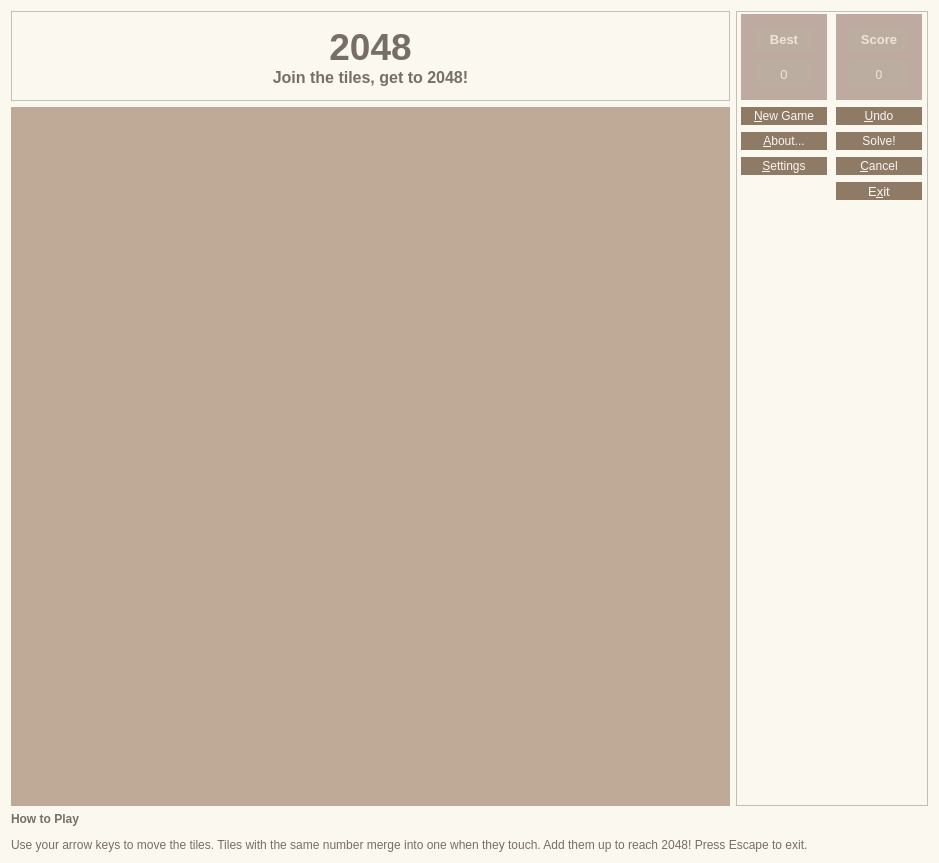
<?xml version="1.0" encoding="UTF-8"?>
<ui version="4.0">
 <class>MainUserInterfaceClass</class>
 <widget class="QMainWindow" name="MainUserInterfaceClass">
  <property name="geometry">
   <rect>
    <x>0</x>
    <y>0</y>
    <width>939</width>
    <height>863</height>
   </rect>
  </property>
  <property name="minimumSize">
   <size>
    <width>0</width>
    <height>0</height>
   </size>
  </property>
  <property name="windowTitle">
   <string>2048</string>
  </property>
  <property name="styleSheet">
   <string notr="true">background-color: rgb(250,248,239);</string>
  </property>
  <widget class="QWidget" name="centralWidget">
   <layout class="QGridLayout" name="gridLayout">
    <item row="0" column="0">
     <widget class="QFrame" name="frame">
      <property name="sizePolicy">
       <sizepolicy hsizetype="Minimum" vsizetype="Minimum">
        <horstretch>0</horstretch>
        <verstretch>0</verstretch>
       </sizepolicy>
      </property>
      <property name="minimumSize">
       <size>
        <width>300</width>
        <height>90</height>
       </size>
      </property>
      <property name="maximumSize">
       <size>
        <width>16777215</width>
        <height>90</height>
       </size>
      </property>
      <property name="baseSize">
       <size>
        <width>500</width>
        <height>90</height>
       </size>
      </property>
      <property name="frameShape">
       <enum>QFrame::StyledPanel</enum>
      </property>
      <property name="frameShadow">
       <enum>QFrame::Raised</enum>
      </property>
      <layout class="QGridLayout" name="gridLayout_3">
       <item row="2" column="0" colspan="2">
        <widget class="Label" name="lblInfo">
         <property name="minimumSize">
          <size>
           <width>0</width>
           <height>22</height>
          </size>
         </property>
         <property name="maximumSize">
          <size>
           <width>16777215</width>
           <height>22</height>
          </size>
         </property>
         <property name="styleSheet">
          <string notr="true">color: rgb(119, 110, 101);</string>
         </property>
         <property name="text">
          <string>&lt;html&gt;&lt;head/&gt;&lt;body&gt;&lt;p&gt;&lt;span style=&quot; font-size:12pt; font-weight:600;&quot;&gt;Join the tiles, get to 2048!&lt;/span&gt;&lt;/p&gt;&lt;/body&gt;&lt;/html&gt;</string>
         </property>
         <property name="alignment">
          <set>Qt::AlignCenter</set>
         </property>
        </widget>
       </item>
       <item row="1" column="0" colspan="2">
        <widget class="Label" name="lblTitle">
         <property name="minimumSize">
          <size>
           <width>140</width>
           <height>50</height>
          </size>
         </property>
         <property name="maximumSize">
          <size>
           <width>16777215</width>
           <height>50</height>
          </size>
         </property>
         <property name="baseSize">
          <size>
           <width>140</width>
           <height>50</height>
          </size>
         </property>
         <property name="font">
          <font>
           <pointsize>12</pointsize>
           <weight>75</weight>
           <bold>true</bold>
          </font>
         </property>
         <property name="styleSheet">
          <string notr="true">color: rgb(119,110,101);
background-color:transparent;</string>
         </property>
         <property name="text">
          <string>&lt;html&gt;&lt;head/&gt;&lt;body&gt;&lt;p&gt;&lt;span style=&quot; font-size:28pt; font-weight:600;&quot;&gt;2048&lt;/span&gt;&lt;/p&gt;&lt;/body&gt;&lt;/html&gt;</string>
         </property>
         <property name="alignment">
          <set>Qt::AlignCenter</set>
         </property>
        </widget>
       </item>
      </layout>
     </widget>
    </item>
    <item row="1" column="0">
     <widget class="Board" name="gvBoard">
      <property name="minimumSize">
       <size>
        <width>300</width>
        <height>300</height>
       </size>
      </property>
      <property name="maximumSize">
       <size>
        <width>16777215</width>
        <height>16777215</height>
       </size>
      </property>
      <property name="focusPolicy">
       <enum>Qt::NoFocus</enum>
      </property>
      <property name="styleSheet">
       <string notr="true">background-color: rgb(190, 170, 150);</string>
      </property>
      <property name="frameShape">
       <enum>QFrame::NoFrame</enum>
      </property>
      <property name="frameShadow">
       <enum>QFrame::Plain</enum>
      </property>
     </widget>
    </item>
    <item row="0" column="1" rowspan="2">
     <widget class="QFrame" name="frame_2">
      <property name="minimumSize">
       <size>
        <width>192</width>
        <height>0</height>
       </size>
      </property>
      <property name="maximumSize">
       <size>
        <width>192</width>
        <height>16777215</height>
       </size>
      </property>
      <property name="baseSize">
       <size>
        <width>192</width>
        <height>500</height>
       </size>
      </property>
      <property name="frameShape">
       <enum>QFrame::StyledPanel</enum>
      </property>
      <property name="frameShadow">
       <enum>QFrame::Raised</enum>
      </property>
      <layout class="QGridLayout" name="gridLayout_2">
       <property name="leftMargin">
        <number>0</number>
       </property>
       <property name="topMargin">
        <number>0</number>
       </property>
       <property name="rightMargin">
        <number>0</number>
       </property>
       <property name="bottomMargin">
        <number>0</number>
       </property>
       <property name="spacing">
        <number>3</number>
       </property>
       <item row="1" column="1">
        <widget class="QPushButton" name="pbUndo">
         <property name="minimumSize">
          <size>
           <width>90</width>
           <height>22</height>
          </size>
         </property>
         <property name="maximumSize">
          <size>
           <width>90</width>
           <height>22</height>
          </size>
         </property>
         <property name="baseSize">
          <size>
           <width>0</width>
           <height>22</height>
          </size>
         </property>
         <property name="focusPolicy">
          <enum>Qt::NoFocus</enum>
         </property>
         <property name="styleSheet">
          <string notr="true">background-color: rgb(143, 122, 102);
color: rgb(249, 246, 242);
border: 0px;
margin: 2px;
font: 75 10pt &quot;MS Shell Dlg 2&quot;;</string>
         </property>
         <property name="text">
          <string>&amp;Undo</string>
         </property>
         <property name="flat">
          <bool>true</bool>
         </property>
        </widget>
       </item>
       <item row="3" column="1">
        <widget class="PushButton" name="pbCancel">
         <property name="minimumSize">
          <size>
           <width>90</width>
           <height>22</height>
          </size>
         </property>
         <property name="maximumSize">
          <size>
           <width>90</width>
           <height>22</height>
          </size>
         </property>
         <property name="focusPolicy">
          <enum>Qt::NoFocus</enum>
         </property>
         <property name="styleSheet">
          <string notr="true">background-color: rgb(143, 122, 102);
color: rgb(249, 246, 242);
border: 0px;
margin: 2px;
font: 75 10pt &quot;MS Shell Dlg 2&quot;;</string>
         </property>
         <property name="text">
          <string>&amp;Cancel</string>
         </property>
         <property name="flat">
          <bool>true</bool>
         </property>
        </widget>
       </item>
       <item row="1" column="0">
        <widget class="PushButton" name="pbNewGame">
         <property name="minimumSize">
          <size>
           <width>90</width>
           <height>22</height>
          </size>
         </property>
         <property name="maximumSize">
          <size>
           <width>90</width>
           <height>22</height>
          </size>
         </property>
         <property name="focusPolicy">
          <enum>Qt::NoFocus</enum>
         </property>
         <property name="styleSheet">
          <string notr="true">background-color: rgb(143, 122, 102);
color: rgb(249, 246, 242);
border: 0px;
margin: 2px;
font: 75 10pt &quot;MS Shell Dlg 2&quot;;</string>
         </property>
         <property name="text">
          <string>&amp;New Game</string>
         </property>
         <property name="flat">
          <bool>true</bool>
         </property>
        </widget>
       </item>
       <item row="4" column="1">
        <widget class="QPushButton" name="pbExit">
         <property name="minimumSize">
          <size>
           <width>90</width>
           <height>22</height>
          </size>
         </property>
         <property name="maximumSize">
          <size>
           <width>90</width>
           <height>22</height>
          </size>
         </property>
         <property name="baseSize">
          <size>
           <width>0</width>
           <height>22</height>
          </size>
         </property>
         <property name="font">
          <font>
           <family>MS Shell Dlg 2</family>
           <pointsize>10</pointsize>
           <weight>9</weight>
           <italic>false</italic>
           <bold>false</bold>
          </font>
         </property>
         <property name="focusPolicy">
          <enum>Qt::NoFocus</enum>
         </property>
         <property name="styleSheet">
          <string notr="true">background-color: rgb(143, 122, 102);
color: rgb(249, 246, 242);
border: 0px;
margin: 2px;
font: 75 10pt &quot;MS Shell Dlg 2&quot;;</string>
         </property>
         <property name="text">
          <string>E&amp;xit</string>
         </property>
         <property name="flat">
          <bool>true</bool>
         </property>
        </widget>
       </item>
       <item row="2" column="1">
        <widget class="PushButton" name="pbSolve">
         <property name="minimumSize">
          <size>
           <width>90</width>
           <height>22</height>
          </size>
         </property>
         <property name="maximumSize">
          <size>
           <width>90</width>
           <height>22</height>
          </size>
         </property>
         <property name="focusPolicy">
          <enum>Qt::NoFocus</enum>
         </property>
         <property name="styleSheet">
          <string notr="true">background-color: rgb(143, 122, 102);
color: rgb(249, 246, 242);
border: 0px;
margin: 2px;
font: 75 10pt &quot;MS Shell Dlg 2&quot;;</string>
         </property>
         <property name="text">
          <string>Solve!</string>
         </property>
         <property name="flat">
          <bool>true</bool>
         </property>
        </widget>
       </item>
       <item row="3" column="0">
        <widget class="PushButton" name="pbSettings">
         <property name="minimumSize">
          <size>
           <width>90</width>
           <height>22</height>
          </size>
         </property>
         <property name="maximumSize">
          <size>
           <width>90</width>
           <height>22</height>
          </size>
         </property>
         <property name="baseSize">
          <size>
           <width>0</width>
           <height>22</height>
          </size>
         </property>
         <property name="focusPolicy">
          <enum>Qt::NoFocus</enum>
         </property>
         <property name="styleSheet">
          <string notr="true">background-color: rgb(143, 122, 102);
color: rgb(249, 246, 242);
border: 0px;
margin: 2px;
font: 75 10pt &quot;MS Shell Dlg 2&quot;;</string>
         </property>
         <property name="text">
          <string>&amp;Settings</string>
         </property>
         <property name="flat">
          <bool>true</bool>
         </property>
        </widget>
       </item>
       <item row="2" column="0">
        <widget class="PushButton" name="pbAbout">
         <property name="minimumSize">
          <size>
           <width>90</width>
           <height>22</height>
          </size>
         </property>
         <property name="maximumSize">
          <size>
           <width>90</width>
           <height>22</height>
          </size>
         </property>
         <property name="baseSize">
          <size>
           <width>0</width>
           <height>22</height>
          </size>
         </property>
         <property name="focusPolicy">
          <enum>Qt::NoFocus</enum>
         </property>
         <property name="styleSheet">
          <string notr="true">background-color: rgb(143, 122, 102);
color: rgb(249, 246, 242);
border: 0px;
margin: 2px;
font: 75 10pt &quot;MS Shell Dlg 2&quot;;</string>
         </property>
         <property name="text">
          <string>&amp;About...</string>
         </property>
         <property name="flat">
          <bool>true</bool>
         </property>
        </widget>
       </item>
       <item row="5" column="0" rowspan="3" colspan="2">
        <spacer name="verticalSpacer">
         <property name="orientation">
          <enum>Qt::Vertical</enum>
         </property>
         <property name="sizeHint" stdset="0">
          <size>
           <width>20</width>
           <height>40</height>
          </size>
         </property>
        </spacer>
       </item>
       <item row="0" column="0">
        <widget class="QFrame" name="frmBest">
         <property name="sizePolicy">
          <sizepolicy hsizetype="Fixed" vsizetype="Preferred">
           <horstretch>0</horstretch>
           <verstretch>0</verstretch>
          </sizepolicy>
         </property>
         <property name="minimumSize">
          <size>
           <width>90</width>
           <height>90</height>
          </size>
         </property>
         <property name="maximumSize">
          <size>
           <width>90</width>
           <height>90</height>
          </size>
         </property>
         <property name="baseSize">
          <size>
           <width>90</width>
           <height>90</height>
          </size>
         </property>
         <property name="styleSheet">
          <string notr="true">background-color: rgb(190, 170, 160);
margin: 2px;</string>
         </property>
         <property name="frameShape">
          <enum>QFrame::NoFrame</enum>
         </property>
         <property name="frameShadow">
          <enum>QFrame::Plain</enum>
         </property>
         <layout class="QVBoxLayout" name="verticalLayout_2">
          <item>
           <widget class="Label" name="lblBestTitle">
            <property name="styleSheet">
             <string notr="true">background-color: rgb(187, 173, 160);
color: rgb(238, 228, 218);</string>
            </property>
            <property name="text">
             <string>&lt;html&gt;&lt;head/&gt;&lt;body&gt;&lt;p&gt;&lt;span style=&quot; font-size:10pt; font-weight:600;&quot;&gt;Best&lt;/span&gt;&lt;/p&gt;&lt;/body&gt;&lt;/html&gt;</string>
            </property>
            <property name="alignment">
             <set>Qt::AlignCenter</set>
            </property>
           </widget>
          </item>
          <item>
           <widget class="Label" name="lblBestValue">
            <property name="sizePolicy">
             <sizepolicy hsizetype="Preferred" vsizetype="Preferred">
              <horstretch>0</horstretch>
              <verstretch>0</verstretch>
             </sizepolicy>
            </property>
            <property name="minimumSize">
             <size>
              <width>0</width>
              <height>0</height>
             </size>
            </property>
            <property name="maximumSize">
             <size>
              <width>16777215</width>
              <height>16777215</height>
             </size>
            </property>
            <property name="font">
             <font>
              <family>MS Sans Serif</family>
              <pointsize>10</pointsize>
              <weight>9</weight>
              <italic>false</italic>
              <bold>false</bold>
             </font>
            </property>
            <property name="styleSheet">
             <string notr="true">background-color: rgb(187, 173, 160);
font: 75 10pt &quot;MS Sans Serif&quot;;
color: rgb(238, 228, 218);</string>
            </property>
            <property name="text">
             <string>0</string>
            </property>
            <property name="alignment">
             <set>Qt::AlignCenter</set>
            </property>
           </widget>
          </item>
         </layout>
        </widget>
       </item>
       <item row="0" column="1">
        <widget class="QFrame" name="frmScore">
         <property name="sizePolicy">
          <sizepolicy hsizetype="Fixed" vsizetype="Preferred">
           <horstretch>0</horstretch>
           <verstretch>0</verstretch>
          </sizepolicy>
         </property>
         <property name="minimumSize">
          <size>
           <width>90</width>
           <height>90</height>
          </size>
         </property>
         <property name="maximumSize">
          <size>
           <width>90</width>
           <height>90</height>
          </size>
         </property>
         <property name="baseSize">
          <size>
           <width>90</width>
           <height>90</height>
          </size>
         </property>
         <property name="styleSheet">
          <string notr="true">background-color: rgb(190, 170, 160);
margin:2px;</string>
         </property>
         <property name="frameShape">
          <enum>QFrame::NoFrame</enum>
         </property>
         <property name="frameShadow">
          <enum>QFrame::Plain</enum>
         </property>
         <layout class="QVBoxLayout" name="verticalLayout">
          <item>
           <widget class="Label" name="lblScoreTitle">
            <property name="minimumSize">
             <size>
              <width>0</width>
              <height>0</height>
             </size>
            </property>
            <property name="maximumSize">
             <size>
              <width>16777215</width>
              <height>16777215</height>
             </size>
            </property>
            <property name="styleSheet">
             <string notr="true">background-color: rgb(187, 173, 160);
color: rgb(238, 228, 218);</string>
            </property>
            <property name="text">
             <string>&lt;html&gt;&lt;head/&gt;&lt;body&gt;&lt;p&gt;&lt;span style=&quot; font-size:10pt; font-weight:600;&quot;&gt;Score&lt;/span&gt;&lt;/p&gt;&lt;/body&gt;&lt;/html&gt;</string>
            </property>
            <property name="alignment">
             <set>Qt::AlignCenter</set>
            </property>
           </widget>
          </item>
          <item>
           <widget class="Label" name="lblScoreValue">
            <property name="sizePolicy">
             <sizepolicy hsizetype="Preferred" vsizetype="Preferred">
              <horstretch>0</horstretch>
              <verstretch>0</verstretch>
             </sizepolicy>
            </property>
            <property name="minimumSize">
             <size>
              <width>0</width>
              <height>0</height>
             </size>
            </property>
            <property name="maximumSize">
             <size>
              <width>16777215</width>
              <height>16777215</height>
             </size>
            </property>
            <property name="styleSheet">
             <string notr="true">background-color: rgb(187, 173, 160);
color: rgb(238, 228, 218);
font: 75 10pt &quot;MS Sans Serif&quot;;</string>
            </property>
            <property name="text">
             <string notr="true">0</string>
            </property>
            <property name="alignment">
             <set>Qt::AlignCenter</set>
            </property>
           </widget>
          </item>
         </layout>
        </widget>
       </item>
      </layout>
     </widget>
    </item>
    <item row="8" column="0" colspan="2">
     <widget class="Label" name="lblHowToPlay">
      <property name="minimumSize">
       <size>
        <width>500</width>
        <height>0</height>
       </size>
      </property>
      <property name="maximumSize">
       <size>
        <width>16777215</width>
        <height>16777215</height>
       </size>
      </property>
      <property name="baseSize">
       <size>
        <width>0</width>
        <height>0</height>
       </size>
      </property>
      <property name="styleSheet">
       <string notr="true">color: rgb(119, 110, 101);</string>
      </property>
      <property name="text">
       <string>&lt;html&gt;&lt;head/&gt;&lt;body&gt;&lt;p&gt;&lt;span style=&quot; font-weight:600;&quot;&gt;How to Play&lt;/span&gt;&lt;/p&gt;&lt;p&gt;Use your arrow keys to move the tiles. Tiles with the same number merge into one when they touch. Add them up to reach 2048! Press Escape to exit.&lt;/p&gt;&lt;/body&gt;&lt;/html&gt;</string>
      </property>
      <property name="textFormat">
       <enum>Qt::RichText</enum>
      </property>
      <property name="wordWrap">
       <bool>true</bool>
      </property>
      <property name="openExternalLinks">
       <bool>true</bool>
      </property>
      <property name="textInteractionFlags">
       <set>Qt::TextBrowserInteraction</set>
      </property>
     </widget>
    </item>
   </layout>
  </widget>
 </widget>
 <layoutdefault spacing="6" margin="11"/>
 <customwidgets>
  <customwidget>
   <class>Board</class>
   <extends>QGraphicsView</extends>
   <header>board.h</header>
  </customwidget>
  <customwidget>
   <class>Label</class>
   <extends>QLabel</extends>
   <header>Label.h</header>
  </customwidget>
  <customwidget>
   <class>PushButton</class>
   <extends>QPushButton</extends>
   <header>PushButton.h</header>
  </customwidget>
 </customwidgets>
 <resources>
  <include location="../main.qrc"/>
 </resources>
 <connections/>
</ui>
